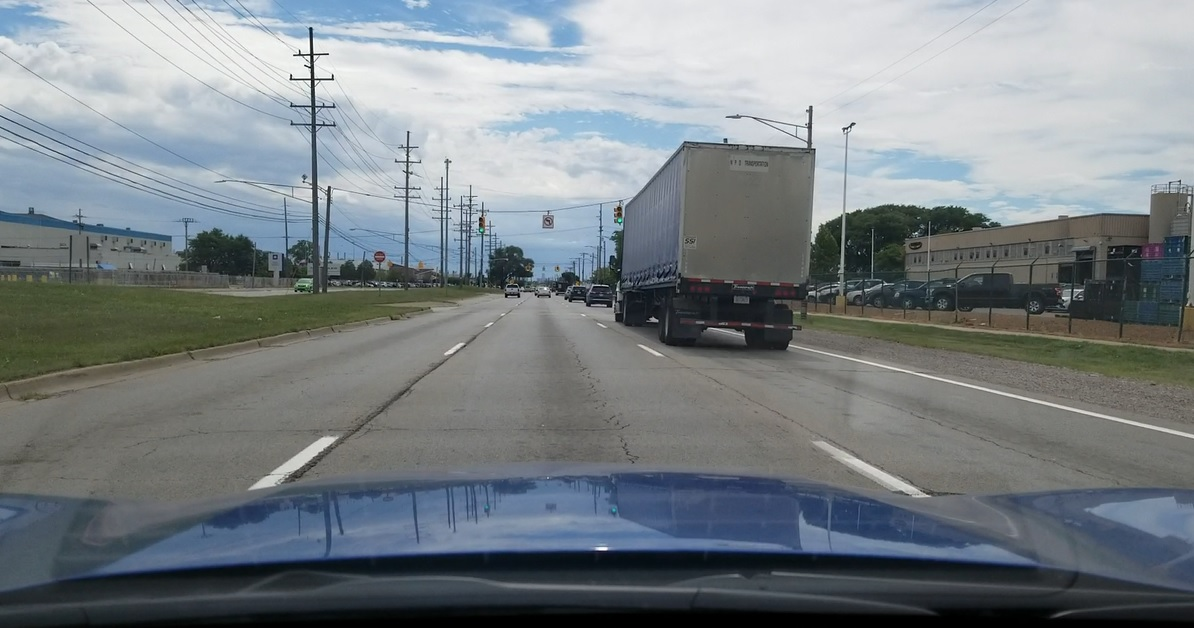
#> input picture template_matching/Find_Truck_color.jpg, 1194 x 628 px
$ jupyter execute template_matching.ipynb
#> lines starting #> are read from the running program, lines starting #| are printed output that depends on the picture; after the words box and inside, x2 and y2 are one past the last pixel; in counts of white or black regions, pixels touching at a corner belong together
# Template Matching: Finding a Truck in a Photo

**Template matching** finds a small image, the **template**, inside a larger image. The template is slid over every position of the photo. At each position a similarity score is computed, and the position with the best score is the match. Template matching is the simplest way to find a known object, and it is part of the Phase 3 feature extraction step of this repository.

This notebook finds a delivery truck in a road photo:
1. Compares the matching methods that OpenCV provides.
2. Shows that a single best match is not enough: a threshold is needed to reject a non-match.
3. Removes duplicate detections with non-maximum suppression.
4. Searches at several scales, so that the truck is found at other sizes.
5. Saves all results to `output/`.

## 1. Imports

- `cv2` (OpenCV): image I/O, template matching and drawing
- `matplotlib`: displaying images
- `numpy`: array operations
- `pathlib`: file paths that work on any OS

[cell 1]
from pathlib import Path

import cv2
import matplotlib.pyplot as plt
import numpy as np

plt.rcParams["figure.dpi"] = 80  # keeps the saved notebook small

## 2. How the score works

At each position the template is compared with the patch of the image underneath it. OpenCV offers several methods:

| Method | Score | Best value |
|---|---|---|
| `TM_SQDIFF` | sum of squared differences | **lowest** |
| `TM_CCOEFF_NORMED` | normalised cross-correlation, from -1 to 1 | **highest** |

`TM_CCOEFF_NORMED` subtracts the average brightness of the patch and divides by its contrast. A darker or brighter truck therefore still gets a high score. The `_NORMED` methods give scores that can be compared between images and templates.

## 3. Configuration

- `IMAGE_PATH`: the road photo. `TEMPLATE_PATH`: the truck from behind.
- `METHOD`: the matching method. The methods are compared in section 5.
- `THRESHOLD`: the minimum score for a detection. Below it, the match is treated as "no truck here". The truck scores 0.999, and the best positions without a truck score about 0.62 to 0.69, so 0.9 separates them.
- `IOU_LIMIT`: two detections that overlap by more than this fraction are duplicates of the same truck.
- `SCALES`: the sizes of the template that are tried, as factors of its original size.
- `SMALL_FACTOR`: the size of the shrunken photo used in section 8.
- All results are saved to `OUTPUT_DIR`.

[cell 2]
IMAGE_PATH = Path("Find_Truck_color.jpg")
TEMPLATE_PATH = Path("Truck_template.jpg")
OUTPUT_DIR = Path("output")

METHOD = cv2.TM_CCOEFF_NORMED
THRESHOLD = 0.9
IOU_LIMIT = 0.3
SCALES = np.linspace(0.6, 1.4, 9)
SMALL_FACTOR = 0.7  # the photo is shrunk to imitate a truck further away

## 4. Load the images and helper functions

Helper functions:
- `load_image` wraps `cv2.imread`, which returns `None` on failure instead of raising an error. The template is loaded in grayscale.
- `show_images` shows several images side by side. Colour images are converted from BGR to RGB before display.
- `best_match` returns the best score and its position, taking into account whether the method is one where lower is better.
- `iou` measures how much two boxes overlap, as a fraction of their combined area.
- `detections` finds every position above the threshold, and removes duplicates by keeping the strongest score in each cluster.
- `draw_boxes` draws the boxes and their scores on a copy of the photo.
- `save_image` writes an image and checks the result.

[cell 3]
def load_image(path: Path, flags: int = cv2.IMREAD_COLOR) -> np.ndarray:
    """Load an image with OpenCV and raise a clear error if it fails."""
#> called with flags = 1
    image = cv2.imread(str(path), flags)
#> image is the input picture: shape (628, 1194, 3); mean B, G, R 133.3, 129, 121.6
    if image is None:
        raise FileNotFoundError(f"Could not read image: {path.resolve()}")
    return image


def show_images(images: dict[str, np.ndarray], cols: int | None = None, size: float = 5.0) -> None:
    """Show several images side by side. Colour images are converted from BGR to RGB for matplotlib."""
    cols = cols or len(images)
    rows = -(-len(images) // cols)  # ceiling division
    fig, axes = plt.subplots(rows, cols, figsize=(size * cols, size * rows * 0.75),
                             squeeze=False, layout="constrained")
    for ax in axes.ravel():
        ax.axis("off")
    for ax, (title, img) in zip(axes.ravel(), images.items()):
        if img.ndim == 2:
            ax.imshow(img, cmap="gray")
        else:
            ax.imshow(cv2.cvtColor(img, cv2.COLOR_BGR2RGB))
        ax.set_title(title)
    plt.show()


def best_match(result: np.ndarray, method: int) -> tuple[float, tuple[int, int]]:
    """Best score and its top-left corner. For TM_SQDIFF the best score is the lowest."""
    min_val, max_val, min_loc, max_loc = cv2.minMaxLoc(result)
    if method in (cv2.TM_SQDIFF, cv2.TM_SQDIFF_NORMED):
        return min_val, min_loc
    return max_val, max_loc


def iou(a: tuple, b: tuple) -> float:
    """Intersection over union of two boxes (x1, y1, x2, y2)."""
    ix1, iy1 = max(a[0], b[0]), max(a[1], b[1])
    ix2, iy2 = min(a[2], b[2]), min(a[3], b[3])
    inter = max(0, ix2 - ix1) * max(0, iy2 - iy1)
    union = (a[2] - a[0]) * (a[3] - a[1]) + (b[2] - b[0]) * (b[3] - b[1]) - inter
    return inter / union


def detections(result: np.ndarray, tw: int, th: int, threshold: float) -> list[tuple]:
    """Boxes (x1, y1, x2, y2, score) for every peak above the threshold, duplicates removed."""
    ys, xs = np.where(result >= threshold)
    scores = result[ys, xs]
    kept: list[tuple] = []
    for i in np.argsort(-scores):  # strongest first
        box = (int(xs[i]), int(ys[i]), int(xs[i]) + tw, int(ys[i]) + th)
        if all(iou(box, k[:4]) <= IOU_LIMIT for k in kept):
            kept.append((*box, float(scores[i])))
    return kept


def draw_boxes(img: np.ndarray, boxes: list[tuple], colour=(0, 0, 255)) -> np.ndarray:
    """Copy of the photo with each box and its score drawn on it."""
    out = img.copy()
    for x1, y1, x2, y2, score in boxes:
        cv2.rectangle(out, (x1, y1), (x2, y2), colour, 4)
        cv2.putText(out, f"{score:.2f}", (x1, max(y1 - 8, 20)), cv2.FONT_HERSHEY_SIMPLEX, 0.9, colour, 2)
    return out


def save_image(path: Path, image: np.ndarray) -> None:
    """Save a BGR or single-channel image with OpenCV, raising an error if it fails."""
    path.parent.mkdir(parents=True, exist_ok=True)
    if not cv2.imwrite(str(path), image):
        raise OSError(f"Could not write image: {path.resolve()}")
    print(f"Saved {path}")

[cell 4]
photo = load_image(IMAGE_PATH)
photo_gray = cv2.cvtColor(photo, cv2.COLOR_BGR2GRAY)
template = load_image(TEMPLATE_PATH, cv2.IMREAD_GRAYSCALE)
#> call 2 of load_image, with flags = 0
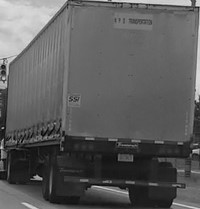
#> input picture template_matching/Truck_template.jpg, 200 x 209 px
#> in load_image, image is the input picture: shape (209, 200); min 1, max 224, mean 91.6
th, tw = template.shape
#> th = 209; tw = 200

print(f"Photo (height, width): {photo_gray.shape}; template (height, width): {template.shape}")
#| Photo (height, width): (628, 1194); template (height, width): (209, 200)
show_images({"Photo": photo, "Template": template}, cols=2)
#> in show_images, `cols = cols or len(images)`: cols = 2
#> in show_images, `rows = -(-len(images) // cols)`: rows = 1
#> the loop in show_images, `for ax in axes.ravel():` made 2 passes
#> the loop in show_images, `for ax, (title, img) in zip(axes.ravel(), images.items()):` made 2 passes
#> title on passes 1 to 2: 'Photo', 'Template'
#> in show_images, `plt.show()`:
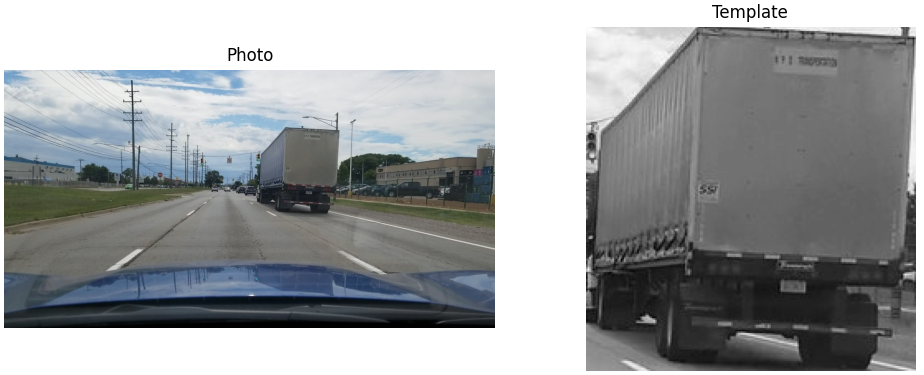
#> figure drawn by matplotlib, 2 panels

## 5. Compare the matching methods

The same template is matched with two methods. The heat map shows the score at every position: the bright spot is the best match. The best score and its position are printed.

[cell 5]
panels = {}
for name, method in {"TM_SQDIFF": cv2.TM_SQDIFF, "TM_CCOEFF_NORMED": cv2.TM_CCOEFF_NORMED}.items():
    result = cv2.matchTemplate(photo_gray, template, method)
    score, loc = best_match(result, method)
    print(f"{name}: best score {score:.3f} at {loc}")
    heat = cv2.normalize(result, None, 0, 255, cv2.NORM_MINMAX).astype(np.uint8)
    panels[f"{name}: score map"] = heat
#> this loop made 2 passes
#> (name, method, min_val in best_match, max_val in best_match, max_loc in best_match, score, loc) on pass 1: ('TM_SQDIFF', 0, 161856, 672789504, (428, 0), 161856, (616, 142))
#> (name, method, min_val in best_match, max_val in best_match, min_loc in best_match, score, loc) on pass 2: ('TM_CCOEFF_NORMED', 5, -0.598, 0.999, (845, 225), 0.999, (616, 142))
#| TM_SQDIFF: best score 161856.000 at (616, 142)
#| TM_CCOEFF_NORMED: best score 0.999 at (616, 142)
#> pass 1, `result = cv2.matchTemplate(photo_gray, template, method)`:
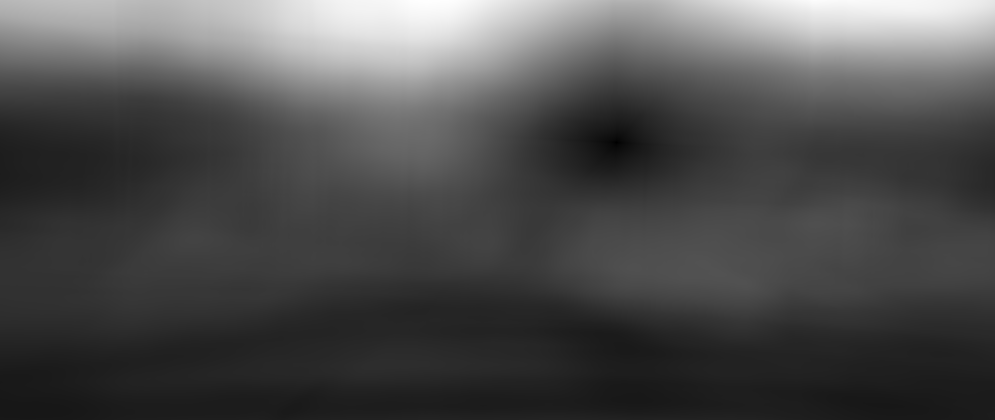
#> result: shape (420, 995) float32; min 161856, max 672789504, mean 205004128; drawn with min black and max white
#> after the loop, panels = 2 items
show_images(panels, cols=2)
#> the loop in show_images (call 2), `for ax in axes.ravel():` made 2 passes
#> the loop in show_images (call 2), `for ax, (title, img) in zip(axes.ravel(), images.items()):` made 2 passes

## 6. A single best match is not enough

A simple version takes the best position and draws a box there, even if the truck is not in the photo. The next cell tests a part of the photo with no truck in it, the left-hand side of the road. The best match there still has a position and a score. The score shows that it is not a truck.

[cell 6]
no_truck = photo_gray[:, :400]  # left-hand part of the photo, without the truck
result = cv2.matchTemplate(no_truck, template, METHOD)
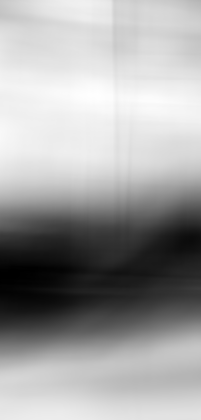
#> result: shape (420, 201) float32; min -0.528, max 0.62, mean 0.204; drawn with min black and max white
score, loc = best_match(result, METHOD)
#> score = 0.62; loc = (97, 94)
print(f"Left-hand part, no truck: best score {score:.3f} at {loc}")
#| Left-hand part, no truck: best score 0.620 at (97, 94)
print(f"Threshold: {THRESHOLD}; detected: {score >= THRESHOLD}")
#| Threshold: 0.9; detected: False

## 7. Find the truck with a threshold and duplicate removal

Every position with a score above `THRESHOLD` is a candidate. Neighbouring positions of the same truck all score high, so one truck gives many candidates. `detections` keeps the strongest candidate and drops every other one that overlaps it by more than `IOU_LIMIT`. This is called **non-maximum suppression**.

[cell 7]
result = cv2.matchTemplate(photo_gray, template, METHOD)
boxes = detections(result, tw, th, THRESHOLD)
#> in detections, `ys, xs = np.where(result >= threshold)`: ys = 19 values from 140 to 144; xs = 19 values, max 619 at index 12, min 613 at index 6, mean 616
#> in detections, `scores = result[ys, xs]`: scores = 19 values, max 0.999 at index 9, min 0.901 at index 13, mean 0.929
#> the loop in detections, `for i in np.argsort(-scores):` made 19 passes
#> (i, box) on passes 2, 3, 4, 5, 6, 7, 8, 9, 10, 11, 13: (10, (617, 142, 817, 351)), (8, (615, 142, 815, 351)), (15, (616, 143, 816, 352)), (3, (616, 141, 816, 350)), (4, (617, 141, 817, 350)), (14, (615, 143, 815, 352)), (11, (618, 142, 818, 351)), (7, (614, 142, 814, 351)), (16, (617, 143, 817, 352)), (2, (615, 141, 815, 350)), (6, (613, 142, 813, 351))
#> (i, box) on pass 1: (9, (616, 142, 816, 351))
#> after the loop in detections, `for i in np.argsort(-scores):`: kept = [(616, 142, 816, 351, 0.999)]
#> boxes = [(616, 142, 816, 351, 0.999)]
print(f"Detections at scale 1.0: {len(boxes)}")
#| Detections at scale 1.0: 1
for box in boxes:
    print(f"  box {box[:4]}, score {box[4]:.3f}")
#> this loop made 1 pass
#|   box (616, 142, 816, 351), score 0.999

show_images({"Detections at scale 1.0": draw_boxes(photo, boxes)})
#> the loop in draw_boxes, `for x1, y1, x2, y2, score in boxes:` made 1 pass
#> after the loop in draw_boxes, `for x1, y1, x2, y2, score in boxes:`:
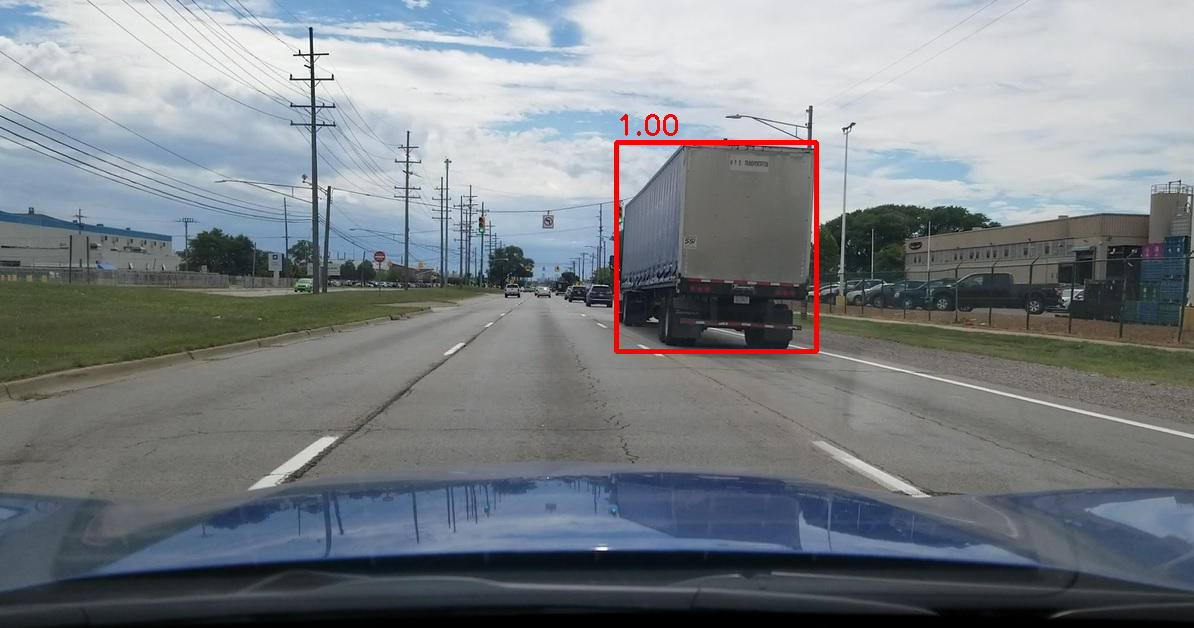
#> out: shape (628, 1194, 3); 0.6% of pixels changed, all inside (x1, y1, x2, y2) = (614, 114, 819, 354)

## 8. Search at several scales

The truck in the photo may be larger or smaller than the template. The template is resized to each factor in `SCALES`, matched, and the detections from all sizes are combined. Non-maximum suppression runs again over the combined list, so a truck found at two sizes is reported once, with the strongest score.

Scales where the template is larger than the photo are skipped.

### 8.1 A truck further away

The photo is shrunk to `SMALL_FACTOR`, so the truck is smaller than the template. A single search at the template's size does not find it. The multi-scale search does.

[cell 8]
small_photo = cv2.resize(photo_gray, None, fx=SMALL_FACTOR, fy=SMALL_FACTOR, interpolation=cv2.INTER_AREA)

single = cv2.matchTemplate(small_photo, template, METHOD)
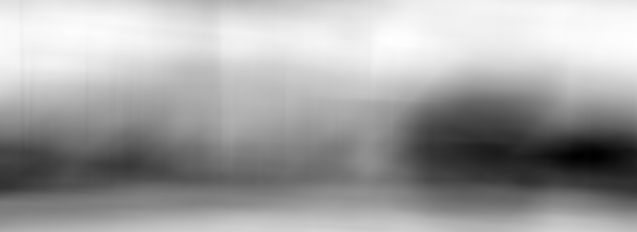
#> single: shape (232, 637) float32; min -0.502, max 0.649, mean 0.233; drawn with min black and max white
single_score, single_loc = best_match(single, METHOD)
#> single_score = 0.649; single_loc = (391, 41)
print(f"Shrunk photo, one scale: best score {single_score:.3f} at {single_loc}, detected: {single_score >= THRESHOLD}")
#| Shrunk photo, one scale: best score 0.649 at (391, 41), detected: False

### 8.2 Search all scales and combine the detections

The template is resized to each factor in `SCALES`, matched, and the detections from all sizes are combined. Non-maximum suppression runs again over the combined list, so a truck found at two sizes is reported once, with the strongest score. Scales where the template is larger than the photo are skipped.

[cell 9]
all_boxes: list[tuple] = []
for scale in SCALES:
    scaled = cv2.resize(template, None, fx=scale, fy=scale,
                        interpolation=cv2.INTER_AREA if scale < 1 else cv2.INTER_LINEAR)
    sh, sw = scaled.shape
    if sh >= small_photo.shape[0] or sw >= small_photo.shape[1]:
        continue
    result = cv2.matchTemplate(small_photo, scaled, METHOD)
    all_boxes += [(*b[:4], b[4], scale) for b in detections(result, sw, sh, THRESHOLD)]
#> this loop made 9 passes
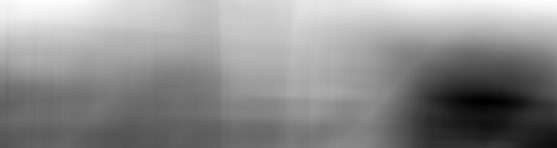
#> result: shape (148, 557) float32; min -0.00846, max 0.604, mean 0.332; drawn with min black and max white

all_boxes.sort(key=lambda b: -b[4])
final: list[tuple] = []
for box in all_boxes:
    if all(iou(box[:4], k[:4]) <= IOU_LIMIT for k in final):
        final.append(box)
#> this loop made 1 pass
#> box on pass 1: (431, 99, 571, 245, 0.989, 0.7)
#> after the loop, final = [(431, 99, 571, 245, 0.989, 0.7)]

print(f"Candidates over all scales: {len(all_boxes)}; after removing duplicates: {len(final)}")
#| Candidates over all scales: 1; after removing duplicates: 1
for box in final:
    print(f"  box {box[:4]}, score {box[4]:.3f}, scale {box[5]:.2f}")

show_images({
    f"One scale (best {single_score:.2f})": draw_boxes(cv2.cvtColor(small_photo, cv2.COLOR_GRAY2BGR),
                                                       [(*single_loc, single_loc[0] + tw, single_loc[1] + th, single_score)]),
    "Several scales": draw_boxes(cv2.cvtColor(small_photo, cv2.COLOR_GRAY2BGR), [b[:5] for b in final]),
}, cols=2)
#> call 2 of draw_boxes, with colour = (0, 0, 255)
#> after the loop in draw_boxes (call 2), `for x1, y1, x2, y2, score in boxes:`:
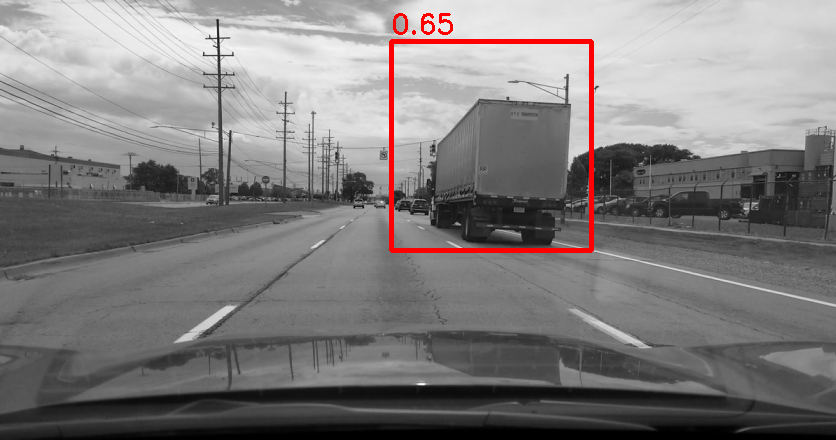
#> out: shape (440, 836, 3); mean B, G, R 125, 125, 128.2
#> call 3 of draw_boxes, with colour = (0, 0, 255)
#> the loop in draw_boxes (call 3), `for x1, y1, x2, y2, score in boxes:` made 1 pass
#> (x1, y1, x2, y2, score) on pass 1: (431, 99, 571, 245, 0.989)
#> after the loop in draw_boxes (call 3), `for x1, y1, x2, y2, score in boxes:`:
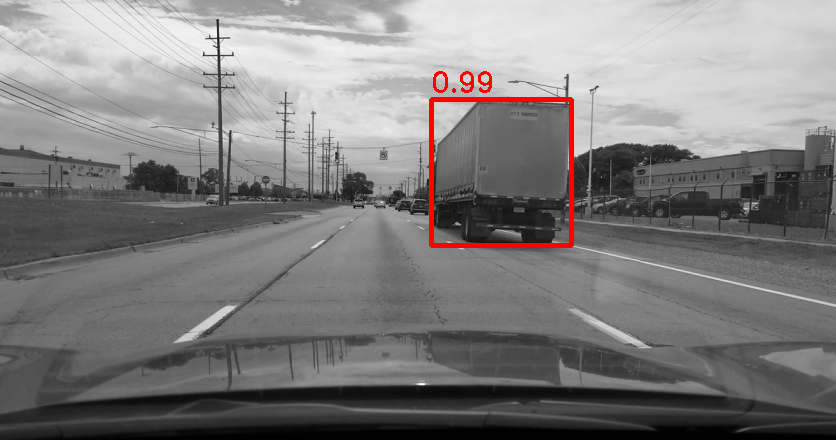
#> out: shape (440, 836, 3); mean B, G, R 125.9, 125.9, 128.2
#> call 4 of show_images, with cols = 2, size = 5
#> in show_images (call 4), `cols = cols or len(images)`: cols = 2
#> the loop in show_images (call 4), `for ax in axes.ravel():` made 2 passes
#> the loop in show_images (call 4), `for ax, (title, img) in zip(axes.ravel(), images.items()):` made 2 passes
#> title on passes 1 to 2: 'One scale (best 0.65)', 'Several scales'
#> in show_images (call 4), `plt.show()`:
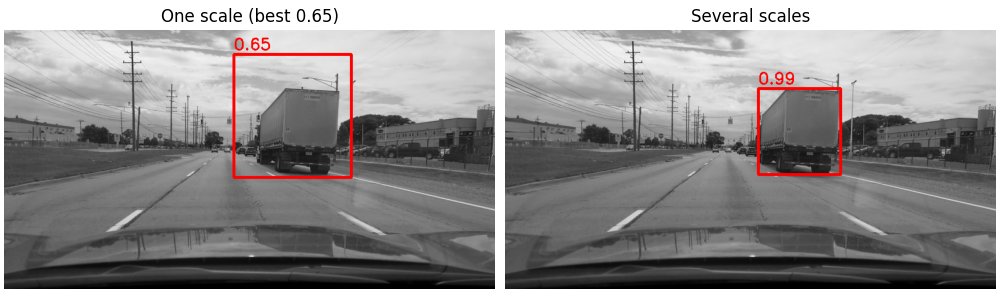
#> figure drawn by matplotlib, 2 panels

## 9. Save the results

All results are written to `OUTPUT_DIR`, using the input file name as a prefix.

[cell 10]
stem = IMAGE_PATH.stem
outputs = {
    "photo_gray": photo_gray,
    "truck_found": draw_boxes(photo, boxes),
    "shrunk_truck_found": draw_boxes(cv2.cvtColor(small_photo, cv2.COLOR_GRAY2BGR), [b[:5] for b in final]),
}
for suffix, result_img in outputs.items():
    save_image(OUTPUT_DIR / f"{stem}_{suffix}.jpg", result_img)
#> this loop made 3 passes
#| Saved output/Find_Truck_color_photo_gray.jpg
#| Saved output/Find_Truck_color_truck_found.jpg
#| Saved output/Find_Truck_color_shrunk_truck_found.jpg
